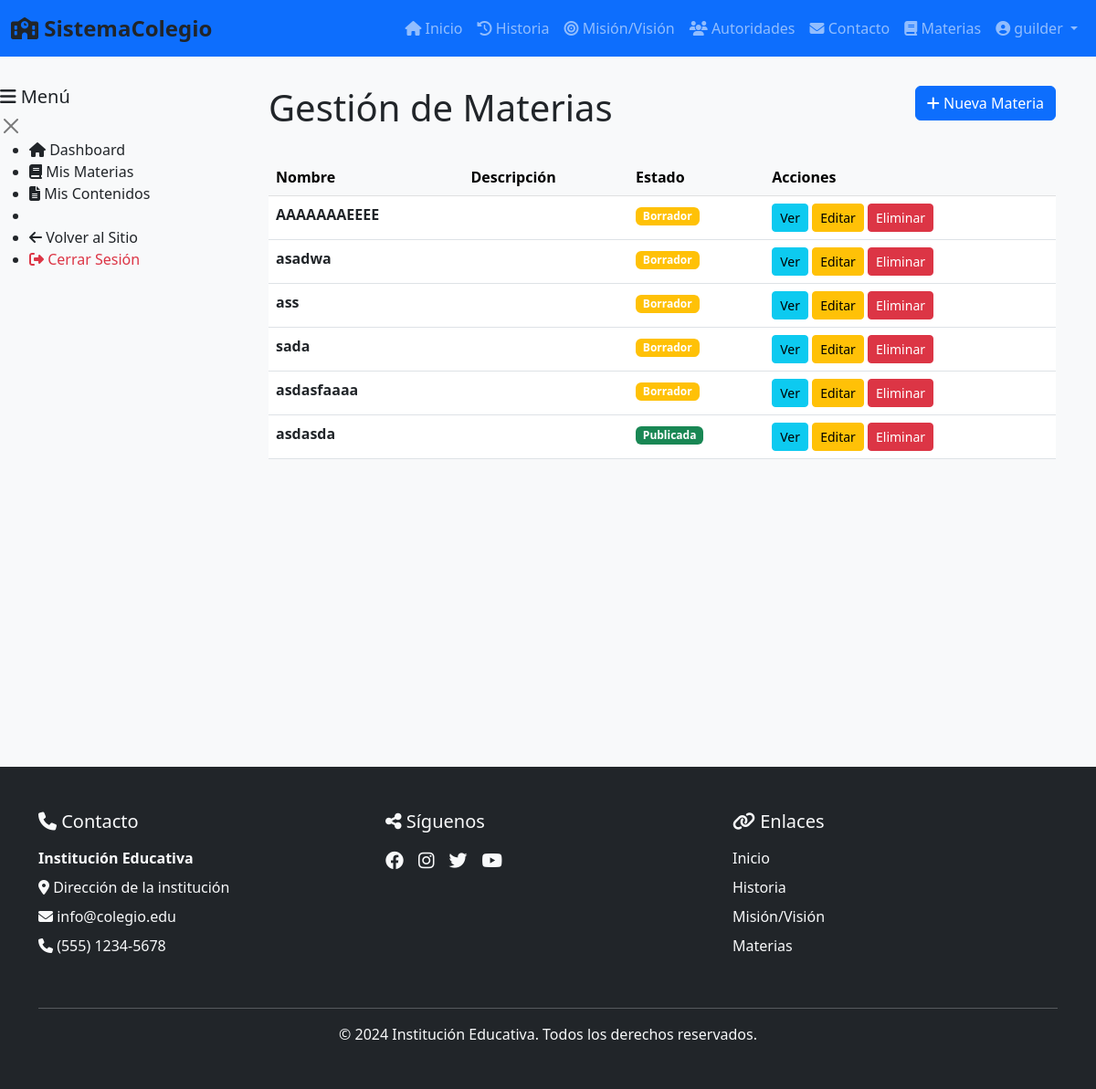
Before: /materias-gestion/ (signed in) with the older database file.
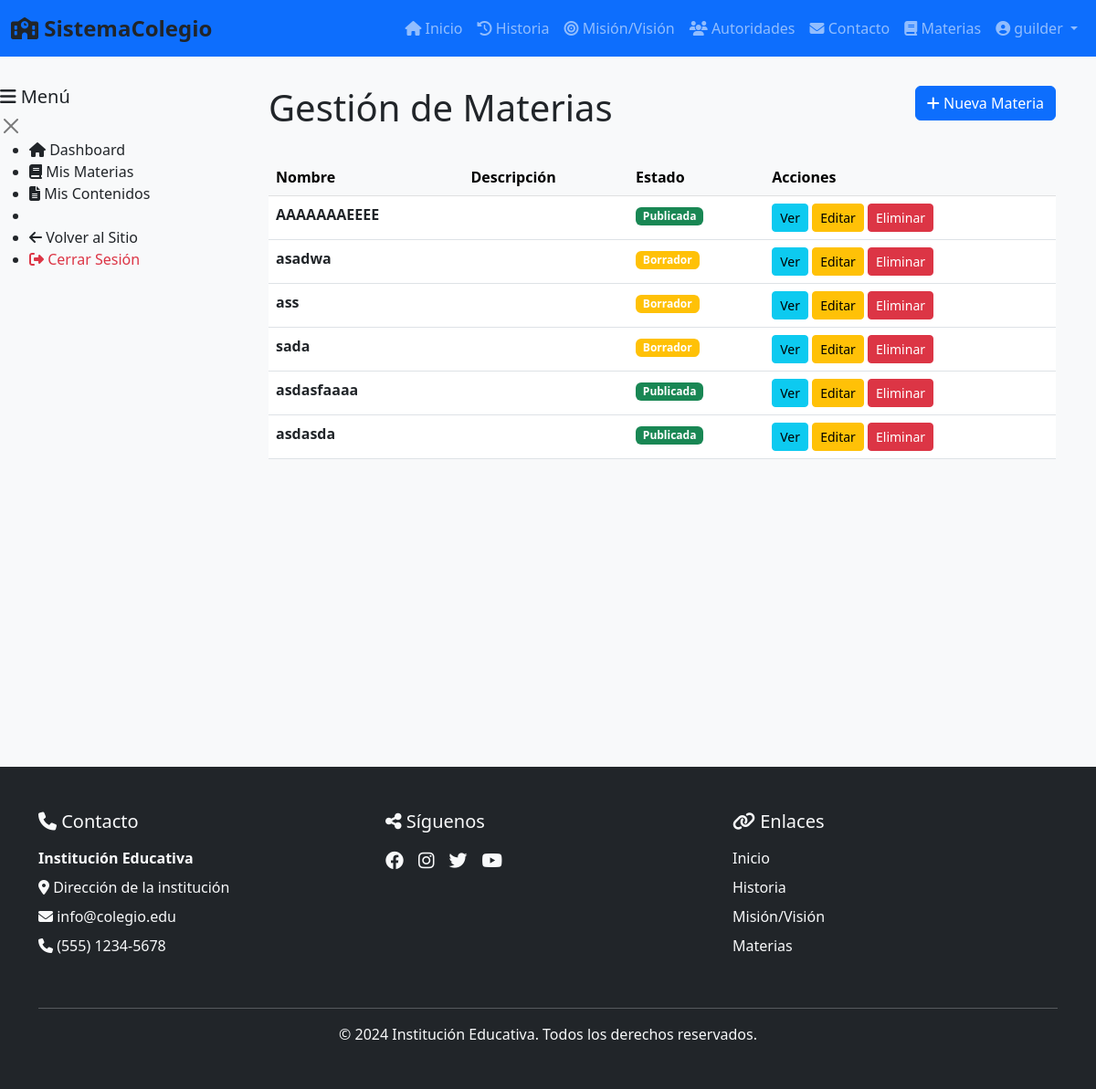
After: the same page with the newer database file.
### core/models.py (models this page shows, shortened)
class Materia(models.Model):
    ESTADO_CHOICES = [
        ('borrador', 'Borrador'),
        ('publicada', 'Publicada'),
    ]
    profesor = models.ForeignKey(ProfesorProfile, on_delete=models.CASCADE)
    nombre = models.CharField(max_length=200)
    descripcion = models.TextField(blank=True)
    estado_publicacion = models.CharField(max_length=20, choices=ESTADO_CHOICES, default='borrador')
    fecha_creacion = models.DateTimeField(auto_now_add=True)
    class Meta:
        ordering = ['-fecha_creacion']

### core/views.py (the view)
# urls.py: path('materias-gestion/', views.MateriasGestionView.as_view(), name='materias_gestion'),
class MateriasGestionView(LoginRequiredMixin, TemplateView):
    template_name = 'materias/lista.html'
    def get_context_data(self, **kwargs):
        context = super().get_context_data(**kwargs)
        context['show_sidebar'] = True
        profesor_profile, _ = ProfesorProfile.objects.get_or_create(user=self.request.user)
        context['materias'] = Materia.objects.filter(profesor=profesor_profile)
        return context

### templates/materias/lista.html (shortened to what this page needs)
{% extends "base.html" %}
{% load static %}
{% block content %}
<div style="display: flex; min-height: calc(100vh - 70px); width: 100%;">
    <main style="flex: 1; padding: 2rem; width: 100%; overflow-y: auto;">
        <div class="container-fluid">
            <div class="row mb-4">
                <div class="col">
                    <h1>Gestión de Materias</h1>
                </div>
                <div class="col-auto">
                    <button class="btn btn-primary" data-bs-toggle="modal" data-bs-target="#crearMateriaModal">
                        <i class="fas fa-plus"></i> Nueva Materia
                    </button>
                </div>
            </div>
            {% if materias %}
                <div class="table-responsive">
                    <table class="table table-hover">
                        <thead class="table-light">
                            <tr>
                                <th>Nombre</th>
                                <th>Descripción</th>
                                <th>Estado</th>
                                <th>Acciones</th>
                            </tr>
                        </thead>
                        <tbody id="materiasTableBody">
                            {% for materia in materias %}
                                <tr>
                                    <td><strong>{{ materia.nombre }}</strong></td>
                                    <td>{{ materia.descripcion|truncatewords:10 }}</td>
                                    <td>
                                        <span class="badge {% if materia.estado_publicacion == 'publicada' %}bg-success{% else %}bg-warning{% endif %}">
                                            {{ materia.get_estado_publicacion_display }}
                                        </span>
                                    </td>
                                    <td>
                                        <button class="btn btn-sm btn-info" data-ver-materia="{{ materia.id }}">
                                            Ver
                                        </button>
                                        <button class="btn btn-sm btn-warning" data-editar-materia="{{ materia.id }}" data-bs-toggle="modal" data-bs-target="#editarMateriaModal">
                                            Editar
                                        </button>
                                        <button class="btn btn-sm btn-danger" data-eliminar-materia="{{ materia.id }}" data-materia-nombre="{{ materia.nombre }}">
                                            Eliminar
                                        </button>
                                    </td>
                                </tr>
                            {% endfor %}
                        </tbody>
                    </table>
                </div>
            {% endif %}
        </div>
    </main>
</div>
{% endblock %}

Changed rows visible on the page:
changed Materia "AAAAAAAEEEE": estado_publicacion "Borrador" → "Publicada"
changed Materia "asdasfaaaa": estado_publicacion "Borrador" → "Publicada"
